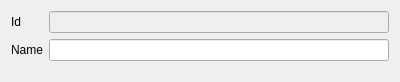
<?xml version="1.0" encoding="UTF-8"?>
<ui version="4.0">
 <class>GDSettings</class>
 <widget class="QDialog" name="GDSettings">
  <property name="geometry">
   <rect>
    <x>0</x>
    <y>0</y>
    <width>400</width>
    <height>82</height>
   </rect>
  </property>
  <property name="windowTitle">
   <string>Dialog</string>
  </property>
  <layout class="QVBoxLayout" name="verticalLayout">
   <item>
    <layout class="QGridLayout" name="gridLayout">
     <item row="0" column="0">
      <widget class="QLabel" name="label">
       <property name="text">
        <string>Id</string>
       </property>
      </widget>
     </item>
     <item row="1" column="1">
      <widget class="QPLineEdit" name="leName">
       <property name="field" stdset="0">
        <string>NAME</string>
       </property>
      </widget>
     </item>
     <item row="0" column="1">
      <widget class="QPLineEdit" name="leId">
       <property name="enabled">
        <bool>false</bool>
       </property>
       <property name="field" stdset="0">
        <string>ID</string>
       </property>
      </widget>
     </item>
     <item row="1" column="0">
      <widget class="QLabel" name="label_2">
       <property name="text">
        <string>Name</string>
       </property>
      </widget>
     </item>
    </layout>
   </item>
   <item>
    <widget class="FBtnOkCancel" name="widget" native="true"/>
   </item>
  </layout>
 </widget>
 <customwidgets>
  <customwidget>
   <class>FBtnOkCancel</class>
   <extends>QWidget</extends>
   <header>fbtnokcancel.h</header>
   <container>1</container>
  </customwidget>
  <customwidget>
   <class>QPLineEdit</class>
   <extends>QLineEdit</extends>
   <header>qplineedit.h</header>
  </customwidget>
 </customwidgets>
 <resources/>
 <connections/>
</ui>
